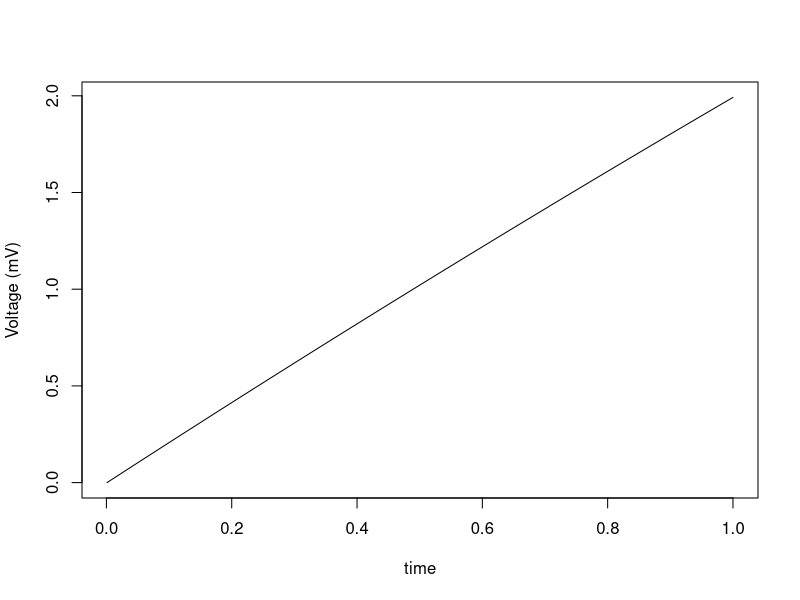

The R script that drew this image:
# Noah Gundotra (MSN) 12-6-16
# Main Script (run this one first)
#   Responsible for setting up basic cell simulation.
#   We created a function to simulate a neuron and a
#   function to retroactively find, record, and plot spikes.
#   These functions are simulateLIF and getSpike.
#
# To simulate a cell and plot it, conjoin the two calls
# ex getSpike(simulateLIF(10, 5, 20, FALSE)) 
#     gives you an array of times where the neuron spiked
#     and plots the neuron's voltage over the simulation time
#
# Running the whole script will give you a basic example
#

# simulateLIF
#         returns an array of recorded voltage of a simulated neuron
#         dt = 0.0105 and iter = 1000 --> ~100 ms in real time
#         (approximated using Brian code in paper)
simulateLIF = function(milliseconds,
                       absRefractory = 5,
                       stimDefault = 20,
                       randomI = FALSE) { # returns v
  # iter            - time (no units)
  # absRefractory   - time of refractory (no units)
  iter = milliseconds*1000
  v = array(0, iter) # voltage (mV)
  if(randomI) {
    stim = rnorm(iter, mean = stimDefault, sd = 5) # randomStim is normally distributed sample
  } else {
    stim = array(stimDefault, iter)
  }
  dt = .0105/100          # seemed like a good value
  R = 1                   # resistance
  T = 1                   # time membrane onstant
  refractory = 0          # set to 0 (assuming neuron hasn't spiked b4 simulation start)
  c = 1                   # index
  
  while (c < iter) {
    if (refractory <= 0) {
      # this sets up refractory period
      dv = ((-v[c] + R * stim[c]) / T) * dt
      v[c + 1] = v[c] + dv
    }
    else {
      refractory = refractory - 1
    }
    if (v[c + 1] > 15) {
      v[c + 1] = 0
      refractory = absRefractory
    }
    c = c + 1 #reset voltage when it gets to 15
  }                                     #loop for 5 iterations
  return(v)
}
# getSpike
#         takes in an array of voltages (from simulateLIF)
#         records spike when v = 0
#         returns spike times + plots spike times
getSpike = function(voltHist, plot_on=TRUE) {
  iter = length(voltHist)
  if(plot_on) {
    plot((1:iter) / iter,
         voltHist,
         type = 'l',
         xlab = "time",
         ylab = "Voltage (mV)")
  }
  spikeTimes = array(0)
  for(i in 2:iter) {
    if (voltHist[i] == 0 && voltHist[i-1] > 0) {
      spikeTimes = c(spikeTimes, i)
      if(plot_on) {
        abline(v = i / iter, lty=23, col = 'magenta')
      }
    }
  }
  return(spikeTimes)
}

# First simulating a neuron
# Then getting where it spiked
#     since plot_on is set to True by default, 
#     getSpike will plot the spikes on the graph

vHistory = simulateLIF(1)
sHistory = getSpike(vHistory)
